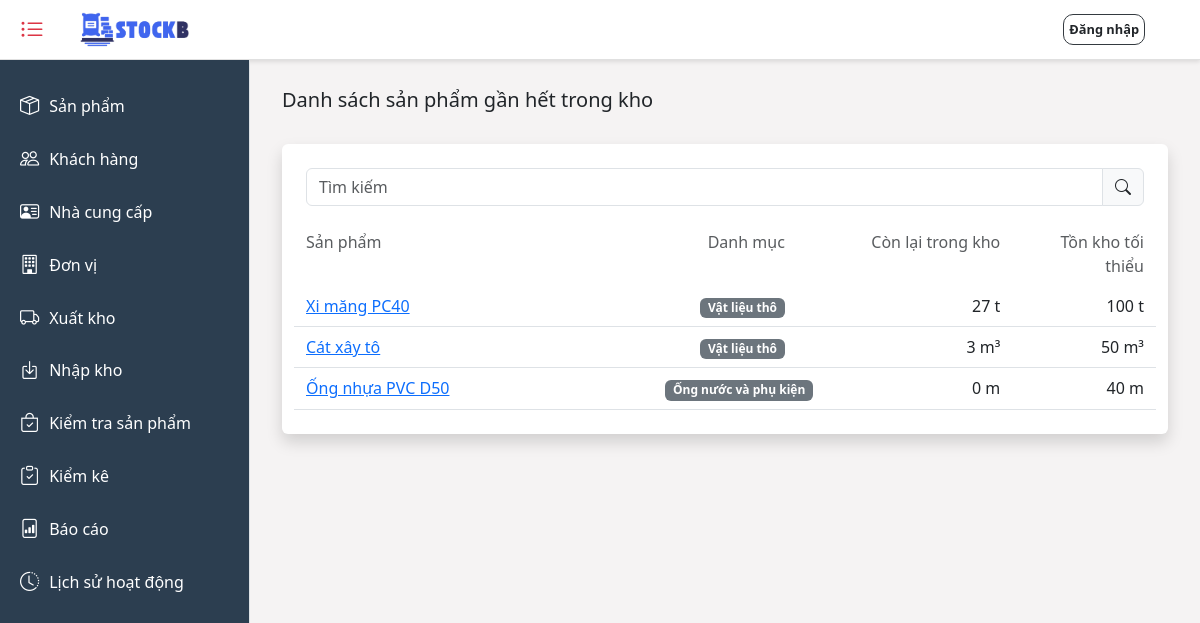
The page /check/low-stock on the database its author committed.
### stockb/models.py (models this page shows, shortened)
class Product(models.Model):
    product_name = models.CharField(max_length=100)
    description = models.TextField(blank=True)
    purchase_price = models.DecimalField(max_digits=10, decimal_places=0)
    selling_price = models.DecimalField(max_digits=10, decimal_places=0)
    minimum_stock = models.IntegerField(default=0)
    inspection_time = models.IntegerField(default=0)
    category = models.ForeignKey(ProductCategory, on_delete=models.CASCADE)
    unit = models.ForeignKey(Unit, on_delete=models.CASCADE)
    supplier = models.ForeignKey(Supplier, on_delete=models.CASCADE)
    created_at = models.DateTimeField(auto_now_add=True)
    updated_at = models.DateTimeField(auto_now=True)

class ProductCategory(models.Model):
    category_name = models.CharField(max_length=100)
    description = models.TextField(
        blank=True,
        null=True
    )
    created_at = models.DateTimeField(auto_now_add=True)
    updated_at = models.DateTimeField(auto_now=True)

class Unit(models.Model):
    unit_name = models.CharField(max_length=50)
    unit_symbol = models.CharField(max_length=10)
    created_at = models.DateTimeField(auto_now_add=True)
    updated_at = models.DateTimeField(auto_now=True)

### stockb/views/check_views.py (the view)
# urls.py: path('check/low-stock', check_views.low_stock_list_view, name='low_stock_list'),
def low_stock_list_view(request):
    low_stock_products = []
    products = Product.objects.all().prefetch_related('product_details').select_related('category', 'unit')
    for product in products:
        total_quantity = product.product_details.aggregate(total=Sum('remaining_quantity'))['total'] or 0
        if total_quantity <= product.minimum_stock:
            low_stock_products.append({
                'product': product,
                'total_quantity': total_quantity,
                'minimum_stock': product.minimum_stock,
            })
    context = {
        "title": "Hàng gần hết trong kho",
        "low_stock_products": low_stock_products,
    }
    return render(request, 'check/low_stock_list.html', context)

### stockb/context_processors.py (called while the page is built)
def notifications(request):
    return {
        'notifications': Notification.objects.all()[:50]
    }

### stockb/templates/check/low_stock_list.html (shortened to what this page needs)
{% extends 'base.html' %}
{% block content %}
    <div class="d-flex justify-content-between align-items-center mb-4">
        <h5>Danh sách sản phẩm gần hết trong kho</h5>
    </div>
    <div class="container bg-white p-4 rounded shadow">
        <form method="get" class="input-group mb-4">
            <input type="text" name="q" class="form-control" placeholder="Tìm kiếm" value="{{ search_query }}">
            <button type="submit" class="input-group-text"><i class="bi bi-search"></i></button>
        </form>
        <div class="row mb-2 text-muted">
            <div class="col-5">Sản phẩm</div>
            <div class="col-2 text-end">Danh mục</div>
            <div class="col-3 text-end">Còn lại trong kho</div>
            <div class="col-2 text-end">Tồn kho tối thiểu</div>
        </div>
        {% for item in low_stock_products %}
        <div class="row py-2 border-bottom align-items-center">
            <a href="/product/{{ item.product.id }}" class="col-5">
                {{ item.product.product_name }}
            </a>
            <div class="col-2 text-end">
                <span class="badge bg-secondary">{{ item.product.category.category_name }}</span>
            </div>
            <div class="col-3 text-end">
                <span>{{ item.total_quantity }} {{ item.product.unit.unit_symbol }}</span>
            </div>
            <div class="col-2 text-end">
                <span>{{ item.minimum_stock }} {{ item.product.unit.unit_symbol }}</span>
            </div>
        </div>
        {% empty %}
        <div class="row py-2">
            <div class="col-12 text-center text-muted">
                Không có sản phẩm nào gần hết trong kho.
            </div>
        </div>
        {% endfor %}
    </div>
{% endblock %}

### rows shown on the page
Product: product.product_name "Xi măng PC40", product.category.category_name "Vật liệu thô", total_quantity "27", product.unit.unit_symbol "t", minimum_stock "100"
Product: product.product_name "Cát xây tô", product.category.category_name "Vật liệu thô", total_quantity "3", product.unit.unit_symbol "m³", minimum_stock "50"
Product: product.product_name "Ống nhựa PVC D50", product.category.category_name "Ống nước và phụ kiện", total_quantity "0", product.unit.unit_symbol "m", minimum_stock "40"
